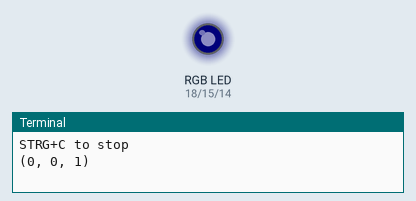
This program was run on a simulated Raspberry Pi (BCM pin numbers). On the bench: an RGB LED mixed from three pins (HIGH = lit), the last lines printed to the terminal. Dim RGB values are drawn brighter than linear.

Above: at 0.05 s.
At 4.96 s:
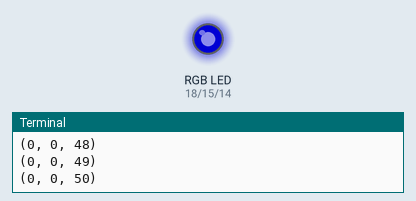
At 9.97 s:
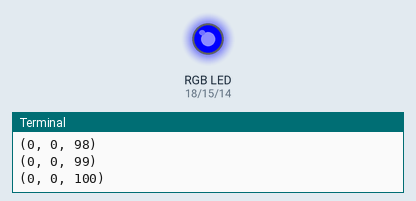
At 19.99 s:
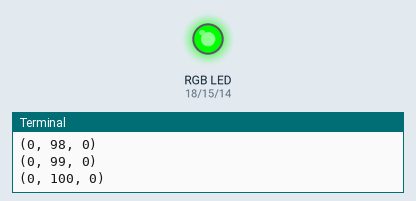
At 29.92 s:
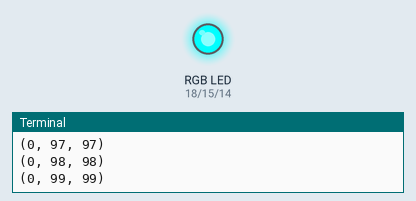
At 39.94 s:
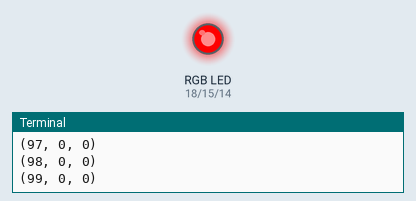
Timing chart, 0 to 40.0 s (numbered marks = the images above):
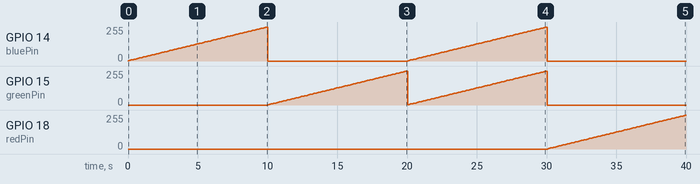

Measured:
- by itself, GPIO 14 (bluePin): ramps from 0/255 to 255/255 and jumps back, once every 20.0 s
- by itself, GPIO 15 (greenPin): ramps from 0/255 to 255/255 and jumps back, once every 10.0 s
- by itself, GPIO 18 (redPin): moves from 0/255 to 255/255 over 9.9 s

The program:

rgb-led.py
```python
#!/usr/bin/python
# coding=utf-8

import random, time
import RPi.GPIO as GPIO

GPIO.setmode(GPIO.BCM)

redPin      = 18
greenPin    = 15
bluePin     = 14

GPIO.setup(redPin, GPIO.OUT)
GPIO.setup(greenPin, GPIO.OUT)
GPIO.setup(bluePin, GPIO.OUT)

freq = 100

# init
pwmRed      = GPIO.PWM(redPin, freq)
pwmGreen    = GPIO.PWM(greenPin, freq)
pwmBlue     = GPIO.PWM(bluePin, freq)

pwmRed.start(0)
pwmGreen.start(0)
pwmBlue.start(0)

def ledColor(red, green, blue, delay):
    if red == 0 and green == 0 and blue == 0: return
    print (red,green,blue)
    pwmRed.ChangeDutyCycle(red)
    pwmGreen.ChangeDutyCycle(green)
    pwmBlue.ChangeDutyCycle(blue)

    time.sleep(delay)

    pwmRed.ChangeDutyCycle(0)
    pwmGreen.ChangeDutyCycle(0)
    pwmBlue.ChangeDutyCycle(0)

print "STRG+C to stop"

try:
    while True:
        for x in range(0,2):
            for y in range(0,2):
                for z in range(0,2):
                    for i in range(0,101):
                        ledColor((x*i),(y*i),(z*i),.1)
except KeyboardInterrupt:
        GPIO.cleanup()
```
